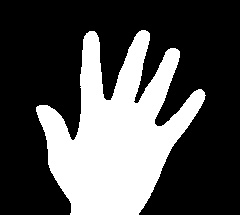
#> input picture my_robot/python_scripts/Vision-Bas 7ea3a/Frame0 1.jpg, 240 x 215 px, given in place of the camera
$ python video_deprecated.py
#> lines starting #> are read from the running program, lines starting #| are printed output that depends on the picture; after the words box and inside, x2 and y2 are one past the last pixel; in counts of white or black regions, pixels touching at a corner belong together
### my_robot/python_scripts/basic_video_functions.py
"""
All the fundamental webcam codes
"""
import sys
import cv2
import numpy as np
from sklearn.metrics import pairwise
sys.path.append("../")


# [14 lines left out: function segment_image, not called in this run]

def run_average(image,_aweight,_background):
    """
    This function is used to run the average background.
    """

    if _background is None:
        _background = image.copy().astype("float")
        return _background

    return cv2.accumulateWeighted(image,_background,_aweight)

# [42 lines left out: function count_fingers, not called in this run]

# EOL

### my_robot/python_scripts/video_deprecated.py
"""
Main Video Function
"""
import cv2
import imutils
from basic_video_functions import run_average, segment_image


def video():
    """
    This function is used to generate the video.
    """
    _aweight = 0.1
    _background = None
    camera = cv2.VideoCapture(-1)
    top, right, bottom, left = 10, 350, 225, 590
    num_frames = 0

    while True:

        (_, frame) = camera.read()
#> frame is the input picture: shape (215, 240, 3); min 0, max 255, mean 80.7
        frame = imutils.resize(frame, width=700)
#> frame: shape (627, 700, 3)
        frame = cv2.flip(frame, 1)
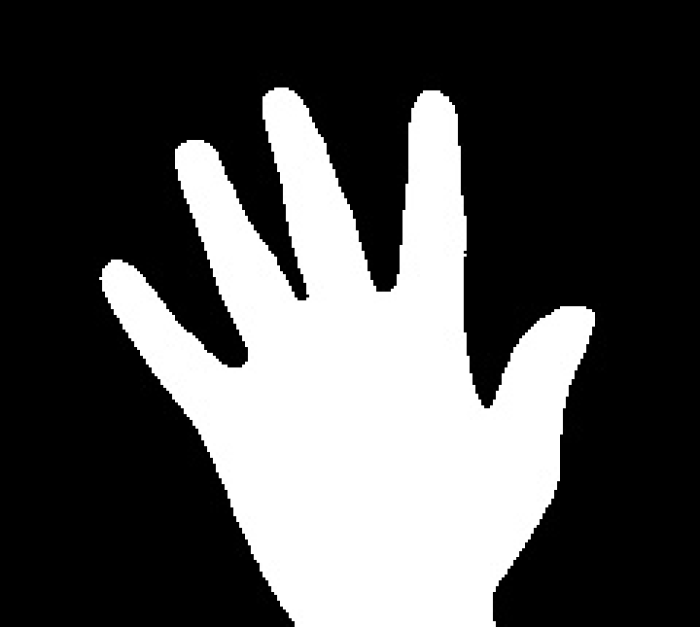
#> frame: shape (627, 700, 3); min 0, max 255, mean 80.7
        clone = frame.copy()

        roi = frame[top:bottom, right:left]
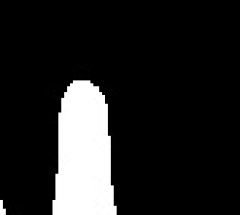
#> roi: shape (215, 240, 3); min 0, max 255, mean 33.9
        gray = cv2.cvtColor(roi, cv2.COLOR_BGR2GRAY)
        gray = cv2.GaussianBlur(gray, (7, 7), 0)
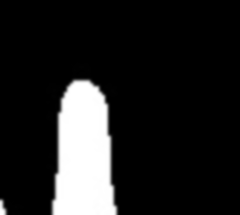
#> gray: shape (215, 240); min 0, max 255, mean 33.9

        if num_frames < 50:
            _background = run_average(gray, _aweight,_background)

        else:
            if num_frames == 50:
                print('''

                Background Readed

                We are good to Go !!!

                ''')

            hand = segment_image(gray,_background)
            if hand is not None:

                (thresholded, segmented) = hand
                cv2.drawContours(clone, [segmented + (right, top)], -1, (0, 0, 255))
                cv2.imshow("Thesholded", thresholded)

        cv2.rectangle(clone, (left, top), (right, bottom), (0,255,0), 2)
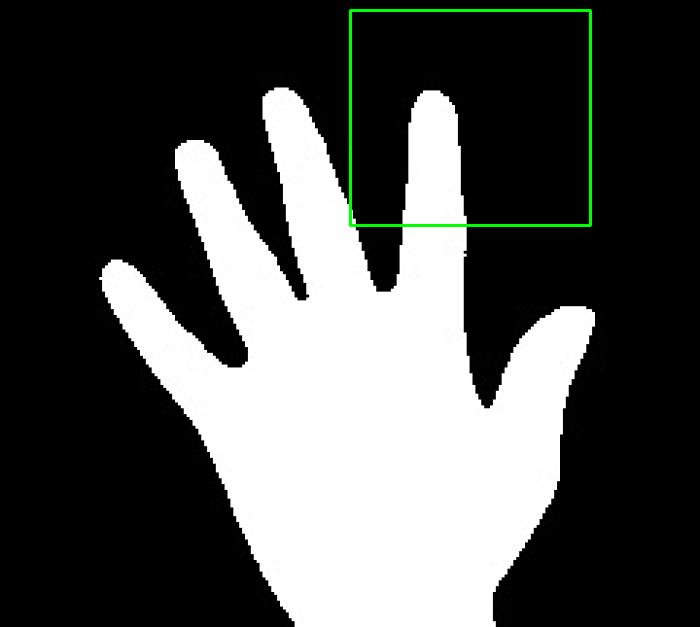
#> clone: shape (627, 700, 3); 0.62% of pixels changed, all inside (x1, y1, x2, y2) = (349, 9, 592, 227)
        num_frames += 1
        cv2.imshow("Video Feed", clone)

        _ = cv2.waitKey(1) & 0xFF
#> (key Esc is pressed here)
        if num_frames == 100000:

            break

try:
    video()
except SystemExit as _e:
    print(_e)
    cv2.destroyAllWindows()

# EOL
